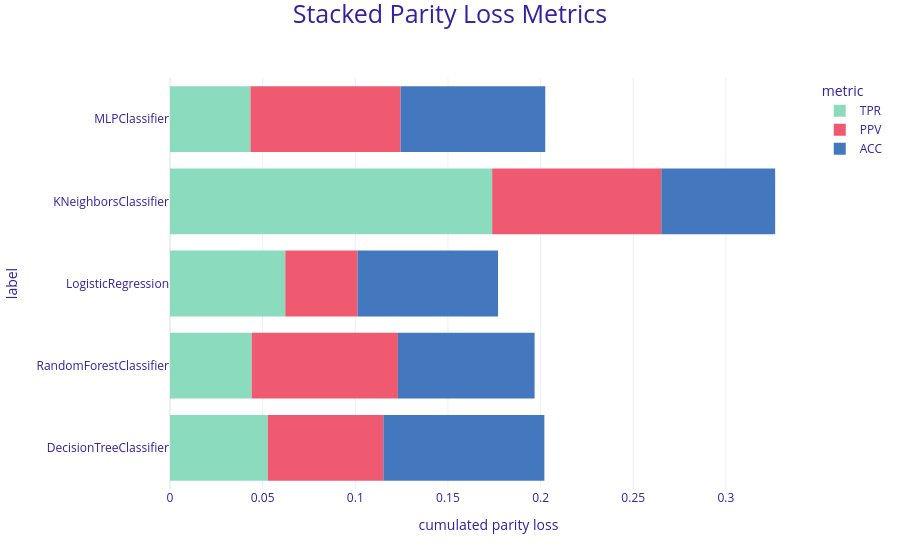

The code cell stored with this chart in its notebook:
### Markdown cell above
#### **9.4.3.1 Stacked Parity Loss**

A stacked parity loss plot provides a macro-level view of bias by aggregating the parity loss of multiple metrics into a single, cumulated bar. The width of each colored segment represents the amount of bias for that specific metric, meaning the total length of the bar depicts the overall accumulated bias of the model. As always with parity loss, shorter bars indicate a fairer model.

While we discussed earlier that enforcing strict fairness across *every* metric is not our primary goal in this medical context, stacked plots are highly effective when comparing models across a specific subset of equally important metrics. To evaluate our models' overall fairness regarding true detections, we have filtered this plot to only accumulate the parity loss for our three most vital clinical metrics: **TPR, ACC, and PPV**.

### Code cell
mf_tree.plot(objects= [mf_forest, mf_logreg, mf_knn, mf_mlp], type='stacked', metrics = ["TPR", "ACC", "PPV"])

### Figure 1 — Plotly figure (JSON) as saved in the notebook; plotly's stock layout.template omitted (floating-point values rounded to 4 significant figures)
{"data": [{"alignmentgroup": "True", "customdata": [[0.053, "TPR"], [0.044, "TPR"], [0.062, "TPR"], [0.174, "TPR"], [0.043, "TPR"]], "hovertemplate": "<b>%{label}</b><br>Metric: %{customdata[1]}<br>Parity loss: %{customdata[0]}<br><extra></extra>", "legendgroup": "TPR", "marker": {"color": "#8bdcbe", "line": {"width": 0}, "pattern": {"shape": ""}}, "name": "TPR", "offsetgroup": "TPR", "orientation": "h", "showlegend": true, "textposition": "auto", "type": "bar", "x": [0.05276, 0.04409, 0.06222, 0.1739, 0.04344], "xaxis": "x", "y": ["DecisionTreeClassifier", "RandomForestClassifier", "LogisticRegression", "KNeighborsClassifier", "MLPClassifier"], "yaxis": "y"}, {"alignmentgroup": "True", "customdata": [[0.062, "PPV"], [0.079, "PPV"], [0.039, "PPV"], [0.091, "PPV"], [0.081, "PPV"]], "hovertemplate": "<b>%{label}</b><br>Metric: %{customdata[1]}<br>Parity loss: %{customdata[0]}<br><extra></extra>", "legendgroup": "PPV", "marker": {"color": "#f05a71", "line": {"width": 0}, "pattern": {"shape": ""}}, "name": "PPV", "offsetgroup": "PPV", "orientation": "h", "showlegend": true, "textposition": "auto", "type": "bar", "x": [0.06237, 0.07893, 0.03905, 0.09125, 0.081], "xaxis": "x", "y": ["DecisionTreeClassifier", "RandomForestClassifier", "LogisticRegression", "KNeighborsClassifier", "MLPClassifier"], "yaxis": "y"}, {"alignmentgroup": "True", "customdata": [[0.087, "ACC"], [0.074, "ACC"], [0.076, "ACC"], [0.061, "ACC"], [0.078, "ACC"]], "hovertemplate": "<b>%{label}</b><br>Metric: %{customdata[1]}<br>Parity loss: %{customdata[0]}<br><extra></extra>", "legendgroup": "ACC", "marker": {"color": "#4378bf", "line": {"width": 0}, "pattern": {"shape": ""}}, "name": "ACC", "offsetgroup": "ACC", "orientation": "h", "showlegend": true, "textposition": "auto", "type": "bar", "x": [0.0869, 0.07375, 0.07578, 0.06147, 0.07809], "xaxis": "x", "y": ["DecisionTreeClassifier", "RandomForestClassifier", "LogisticRegression", "KNeighborsClassifier", "MLPClassifier"], "yaxis": "y"}], "layout": {"barmode": "relative", "font": {"color": "#371ea3"}, "legend": {"title": {"text": "metric"}, "tracegroupgap": 0}, "margin": {"b": 71, "r": 30, "t": 78}, "title": {"font": {"size": 25}, "text": "Stacked Parity Loss Metrics", "x": 0.5, "y": 0.99}, "xaxis": {"anchor": "y", "domain": [0, 1], "title": {"text": "cumulated parity loss"}}, "yaxis": {"anchor": "x", "domain": [0, 1], "showgrid": false, "title": {"text": "label"}, "zeroline": false}}}
